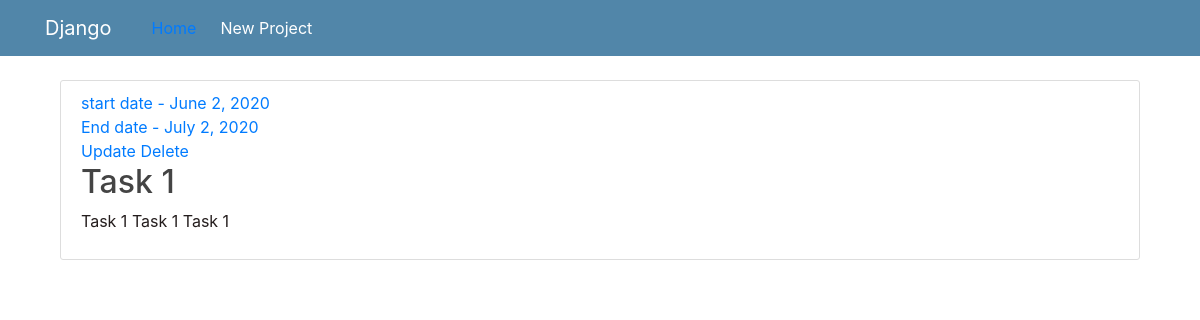
Page /project/2/task/ on the committed database.
### project/models.py (models this page shows, shortened)
class Task(models.Model):
    task_name = models.CharField(max_length=200)
    task_description = models.TextField()
    task_start = models.DateField()
    task_end = models.DateField()
    project_id = models.ForeignKey('Project',on_delete=models.CASCADE,null=True)

### project/views.py (the view)
# urls.py: path('project/<int:pk>/task/',TaskDetailView.as_view(),name = 'task-detail'),
class TaskDetailView(DetailView):
    model = Task
    template_name = 'project/task_detail.html'
    def get_context_data(self, **kwargs):
        context = super().get_context_data(**kwargs)
        x= self.kwargs['pk']
        context["tasks"] = Task.objects.filter(id=x).first
        return context

### project/templates/project/task_detail.html
{% extends 'project/base.html' %}
{% block content %}
  <article class="media content-section">
    <div >
      <div >
        <a href="#">start date - {{ tasks.task_start }} <br> End date - {{ tasks.task_end }}</a><br>
        <a  href="{% url 'task-update' tasks.id %}">Update</a>
        <a  href="{% url 'task-delete' tasks.id %}">Delete</a>
      </div>
      <h2 >{{ tasks.task_name }}</h2>
      <p >{{ tasks.task_description }}</p>
    </div>
  </article>
{% endblock content %}

### project/static/project/main.css (style rules this page uses)
body { background: #ffffff; color: #241d1d; margin-top: 5rem; }
h1, h2, h3, h4, h5, h6 { color: #444444; }
.content-section { background: #ffffff; padding: 10px 20px; border: 1px solid #dddddd; border-radius: 3px; margin-bottom: 20px; }

### rows in the picture
Task: task_start "June 2, 2020", task_end "July 2, 2020", task_name "Task 1", task_description "Task 1 Task 1 Task 1"
